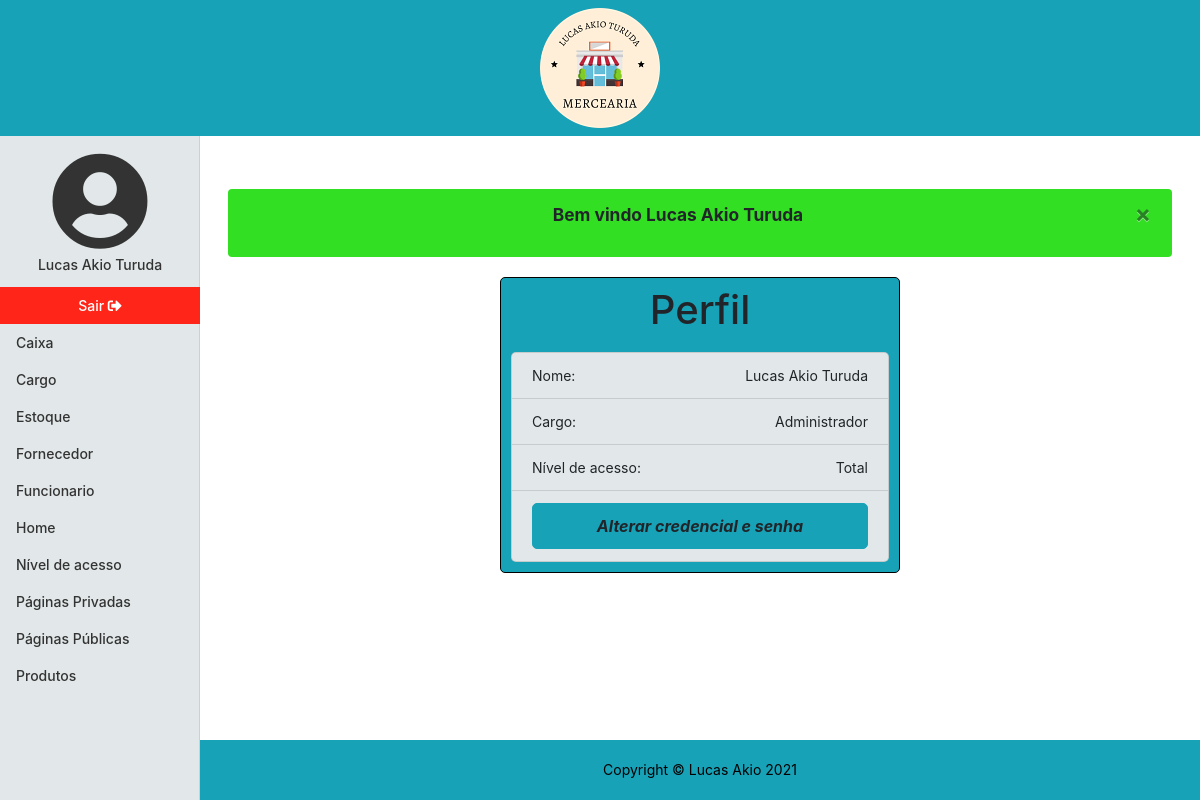
Screenshot of /perfil (signed in) with the database file from the repository.
### tables this page shows
CREATE TABLE `funcionario` (
  `id` int NOT NULL AUTO_INCREMENT,
  `nome` varchar(70) NOT NULL,
  `cargo_id` int NOT NULL,
  `nivel_id` int NOT NULL,
  `credencial` varchar(20) NOT NULL,
  `senha` varchar(256) NOT NULL,
  `ativo` tinyint(1) NOT NULL DEFAULT '1',
  `dt_registro` datetime NOT NULL,
  PRIMARY KEY (`id`,`cargo_id`,`nivel_id`),
  UNIQUE KEY `credencial_UNIQUE` (`credencial`),
  KEY `fk_funcionario_cargo_idx` (`cargo_id`) /*!80000 INVISIBLE */,
  KEY `fk_funcionario_nivel_idx` (`nivel_id`),
  CONSTRAINT `fk_funcionario_cargo` FOREIGN KEY (`cargo_id`) REFERENCES `cargo` (`id`),
  CONSTRAINT `fk_funcionario_nivel` FOREIGN KEY (`nivel_id`) REFERENCES `nivel` (`id`) ON DELETE RESTRICT ON UPDATE RESTRICT
);

CREATE TABLE `cargo` (
  `id` int NOT NULL AUTO_INCREMENT,
  `nome` varchar(45) NOT NULL,
  PRIMARY KEY (`id`)
);

CREATE TABLE `nivel` (
  `id` int NOT NULL AUTO_INCREMENT,
  `nome` varchar(7) NOT NULL,
  PRIMARY KEY (`id`),
  UNIQUE KEY `nome_UNIQUE` (`nome`)
);

### core/ConfigController.php (called while the page is built, shortened)
<?php
class ConfigController
{
    private string $urlMetodo;
    public function __construct()
    {
        if(!empty(filter_input(INPUT_GET,"url",FILTER_SANITIZE_URL)))
        {
            $this->url = filter_input(INPUT_GET,"url",FILTER_SANITIZE_URL);
            $this->urlDividida = explode('/',$this->url,);
            if(isset($this->urlDividida[1]) && !empty($this->urlDividida[1]))
            {
                $this->urlMetodo = $this->urlDividida[1];
            }
            else{
                $this->urlMetodo = "index";
            }
        }
        else{
            $this->urlController = "login";
            $this->urlMetodo = "index";
        }
    }
    public function carregar()
    {
        $metodo = $this->urlMetodo;
        $pagina = new $classe();
        $pagina->$metodo();
    }
}
?>

### index.php (called while the page is built, shortened)
<?php
$url = new Core\ConfigController();
$url->carregar();
?>

### app/Model/Model.php (called while the page is built, shortened)
<?php
class Model extends Conexao
{
    protected $conn;
    private $resultado;
    function __construct()
    {
        $this->conn = parent::conectar();
    }
    final protected function projetarExpecifico($query,$parametros = array(), bool $unico = true)
    {
        $this->query = $this->conn->prepare($query);
        $this->parametros($this->query,$parametros);
        $this->query->execute();
        if($unico){
            $this->resultado = $this->query->fetch(PDO::FETCH_ASSOC);
        }
        else{
            $this->resultado = $this->query->fetchAll(PDO::FETCH_ASSOC);
        }
        return $this->resultado;
    }
    private function parametros($query,$parametros = array()): void
    {
        foreach($parametros as $parametro => $valor)
        {
            $this->valoresParam($query,$parametro,$valor);
        }
    }
    private function valoresParam($query,$parametro,$valor): void
    {
        $query->bindParam(":$parametro",$valor);
    }
}
?>

### app/Model/Conexao.php (called while the page is built, shortened)
<?php
class Conexao
{
   private $bdType = "mysql";
   private $host = "localhost";
   private $user = "root";
   private $password = "root";
   private $port = 3306;
   private $bdname = "mercearia";
   protected function conectar()
   {
       try{
            $con = new PDO($this->bdType.':host='.$this->host.';port='.$this->port.';dbname='.$this->bdname, $this->user, $this->password);
            $con->setAttribute(PDO::ATTR_ERRMODE, PDO::ERRMODE_EXCEPTION);
            return $con;
       }
       catch(PDOException $e)
       {
           $alerta = new \App\Model\Alerta();
           $msg= $alerta->alertaFalha("Não foi possivel realizar uma conexão com o site, tente novamente!");
           $_SESSION['msg'] = $msg;
            header("Location:". URL . "paginaInvalida/index");
            exit();
       }
   }
}

### app/Model/Perfil.php (called while the page is built, shortened)
<?php
class Perfil extends Model
{
    public function listar($id)
    {
        $perfil = parent::projetarExpecifico(
            "SELECT f.nome, c.nome AS cargo, n.nome AS nivel
            FROM funcionario f
            INNER JOIN cargo c
            ON f.cargo_id = c.id
            INNER JOIN nivel n
            ON f.nivel_id = n.id
            WHERE f.id = :id LIMIT 1",
            $id,
            false
        );
        if (!empty($perfil)) {
            return $perfil;
        }
        exit();
    }
}

### app/View/perfil/index.php (the view, shortened to what this page needs)
<!DOCTYPE html>
<html lang="pt-br">
<head>
    <link rel="stylesheet" href="https://cdn.jsdelivr.net/npm/bootstrap@4.6.0/dist/css/bootstrap.min.css">
    <link href="<?php echo URL; ?>app/Assets/css/mercearia.css" rel="stylesheet">
    <link href="<?php echo URL; ?>app/Assets/fontawesome/css/all.css" rel="stylesheet">
</head>
<?php
include_once "app/View/include/header.php";
?>
<div class="container-fluid">
    <div class="row">
        <?php
        include_once "app/View/include/menulateral.php";
        ?>
        <div class="col-md-9 ml-auto col-lg-10 principal">
            <main role="main" class="m-2">
                <?php
                if (isset($_SESSION['msg'])) {
                    echo $_SESSION['msg'];
                }
                $perfil = $this->dados[0];
                ?>
                <div id="perfilUsuario">
                    <div class="list-group">
                        <h1 class="text-center mt-2">Perfil</h1>
                        <ul>
                            <li class="list-group-item">Nome:<span><?php echo $perfil['nome'] ?></span></li>
                            <li class="list-group-item">Cargo:<span><?php echo $perfil['cargo'] ?></span></li>
                            <li class="list-group-item">Nível de acesso:<span><?php echo $perfil['nivel'] ?></span></li>
                            <li class="list-group-item"><a href="<?php echo URL ?>perfil/editar">Alterar credencial e senha</a></li>
                        </ul>
                    </div>
                </div>
            </main>
            <?php
            include_once "app/View/include/footer.php";
            ?>
            </body>
</html

### app/Assets/css/mercearia.css (style rules this page uses)
body { font-size: .875rem; }
.alertaSucesso { background-color:rgb(50, 223, 35); font-weight: bold; font-size: 13pt; }
.alertaErro, .alertaSucesso { margin: 20px; }
.principal { min-height: 83vh; padding-left: 0; padding-right: 0; padding-bottom: 60px; }
main { height: 100%; padding-top:25px; }
#perfilUsuario { width:400px; margin:auto; padding:0; background-color:#17a2b8; border: 1px solid black; border-radius:5px; }
#perfilUsuario ul { padding:0; margin:10px 10px 10px 10px; border-radius:5px; }
#perfilUsuario ul li { background-color:rgb(226, 232, 233); }
#perfilUsuario ul li a { background-color:#17a2b8; border:1px solid #17a2b8; border-radius:5px; color:#212529; font-weight:bold; font-style:italic; padding:10px 10px; font-size:12pt; text-align:center; display:block; }
#perfilUsuario ul li span { float:right; }

### rows the page displays
funcionario: nome "Lucas Akio Turuda", cargo.nome "Administrador", nivel.nome "Total"

### other values shown
$_SESSION['usuario_nome'] "Lucas Akio Turuda"
$pagina "Caixa"
$pagina "Cargo"
$pagina "Estoque"
$pagina "Fornecedor"
$pagina "Funcionario"
$pagina "Home"
$pagina "Produtos"
$_SESSION['msg'] "Bem vindo Lucas Akio Turuda ×"
